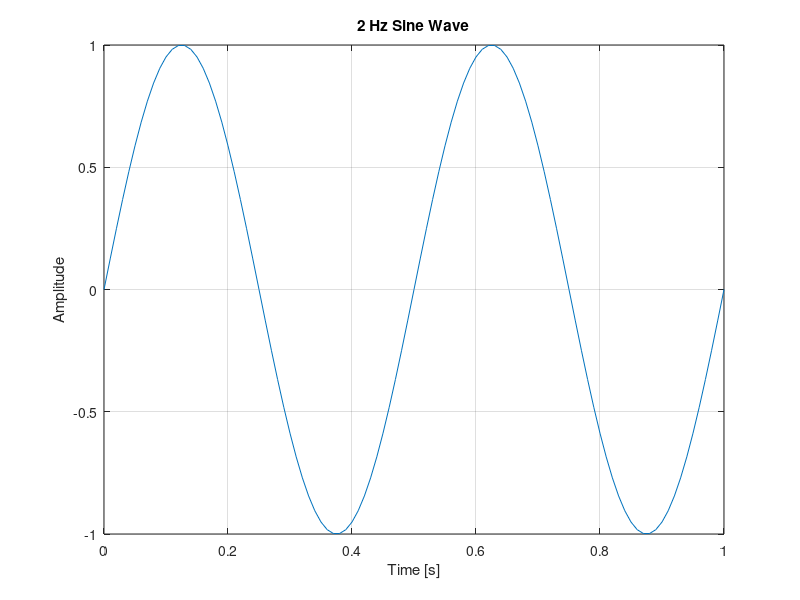

This figure's MATLAB source:
% MATLAB signal introduction
t = 0:0.01:1;
f = 2;
x = sin(2*pi*f*t);
plot(t, x)
xlabel("Time [s]")
ylabel("Amplitude")
title("2 Hz Sine Wave")
grid on
